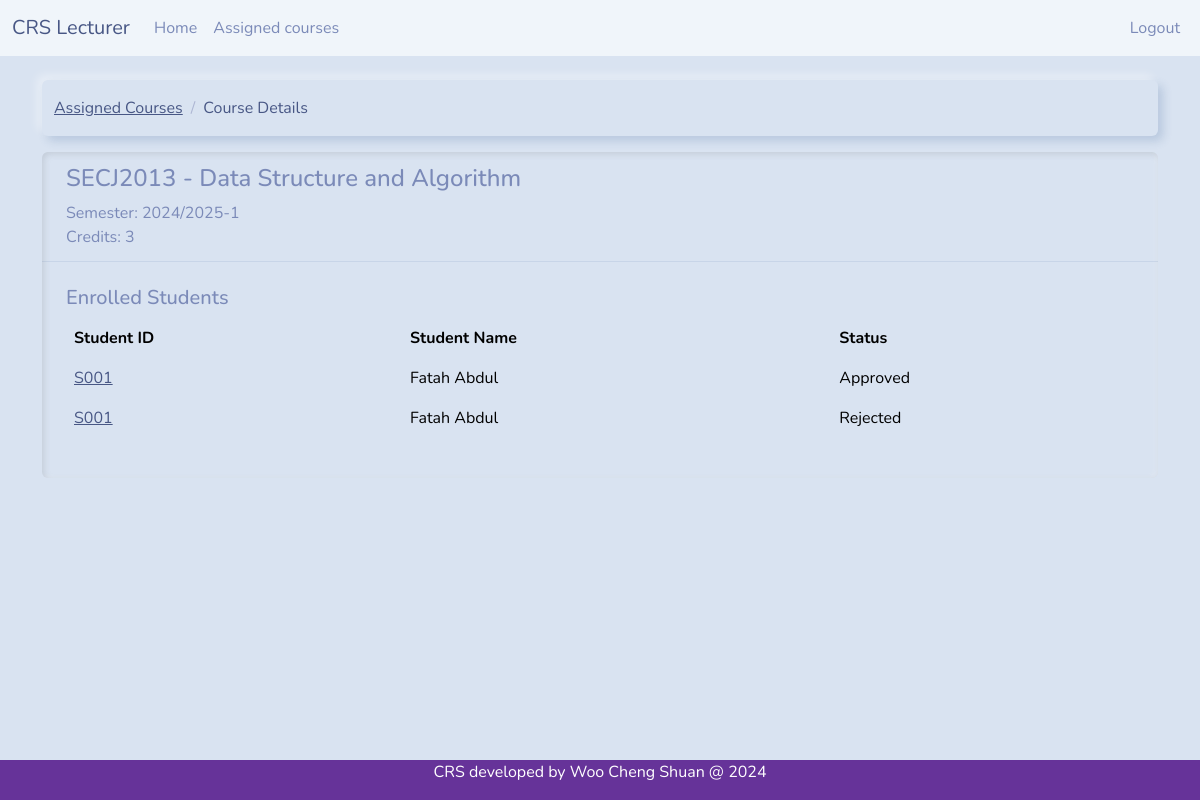
The app's page /course_details.php?code=SECJ2013&sem=2024/2025-1 (signed in) with its own data.
### tables this page shows
CREATE TABLE `tb_course` (
  `c_code` varchar(10) NOT NULL,
  `c_name` varchar(30) NOT NULL,
  `c_credit` int(11) NOT NULL,
  `c_lec` varchar(10) NOT NULL,
  `c_maxstudent` int(11) NOT NULL,
  `c_sem` varchar(20) NOT NULL
);

CREATE TABLE `tb_user` (
  `u_sno` varchar(10) NOT NULL,
  `u_pwd` varchar(255) DEFAULT NULL,
  `u_name` varchar(50) NOT NULL,
  `u_contact` varchar(20) DEFAULT NULL,
  `u_state` varchar(20) NOT NULL,
  `u_req` timestamp NULL DEFAULT NULL,
  `u_email` varchar(30) NOT NULL,
  `u_utype` int(11) NOT NULL,
  `session_id` varchar(255) DEFAULT NULL,
  `last_activity` datetime DEFAULT NULL
);

CREATE TABLE `tb_regstatus` (
  `s_id` int(11) NOT NULL,
  `s_desc` varchar(20) NOT NULL
);

### course_details.php (the view, shortened to what this page needs)
<?php
include 'headerlec.php';
include 'dbconnect.php';
$lecturer_id = $_SESSION['active_user'];
$course_code = mysqli_real_escape_string($con, $_GET['code']);
$semester = mysqli_real_escape_string($con, $_GET['sem']);
$sql = "SELECT c.c_code, c.c_name, c.c_credit
        FROM tb_course c
        JOIN tb_section s ON c.c_code = s.s_course_code
        WHERE c.c_code = ?
        AND s.s_lecturer = ?
        AND s.s_sem = ?";
$stmt = mysqli_prepare($con, $sql);
mysqli_stmt_bind_param($stmt, "sss", $course_code, $lecturer_id, $semester);
mysqli_stmt_execute($stmt);
$result = mysqli_stmt_get_result($stmt);
$course = mysqli_fetch_assoc($result);
$sql = "SELECT u.u_name, u.u_sno, rs.s_desc as status_desc
        FROM tb_registration r
        JOIN tb_user u ON r.r_student = u.u_sno
        JOIN tb_regstatus rs ON r.r_status = rs.s_id
        JOIN tb_section s ON r.r_section = s.s_id
        WHERE r.r_course = ?
        AND s.s_lecturer = ?
        AND r.r_sem = ?
        ORDER BY u.u_name";
$stmt = mysqli_prepare($con, $sql);
mysqli_stmt_bind_param($stmt, "sss", $course_code, $lecturer_id, $semester);
mysqli_stmt_execute($stmt);
$students = mysqli_stmt_get_result($stmt);
?>
<div class="container mt-4">
    <nav aria-label="breadcrumb">
        <ol class="breadcrumb">
            <li class="breadcrumb-item"><a href="assignedcourse.php">Assigned Courses</a></li>
            <li class="breadcrumb-item active" aria-current="page">Course Details</li>
        </ol>
    </nav>
    <div class="card mb-4">
        <div class="card-header">
            <h4><?php echo htmlspecialchars($course['c_code']); ?> - <?php echo htmlspecialchars($course['c_name']); ?></h4>
            <p class="mb-0">Semester: <?php echo htmlspecialchars($semester); ?></p>
            <p class="mb-0">Credits: <?php echo htmlspecialchars($course['c_credit']); ?></p>
        </div>
        <div class="card-body">
            <h5>Enrolled Students</h5>
            <div class="table-responsive">
                <table class="table table-hover">
                    <thead>
                        <tr>
                            <th>Student ID</th>
                            <th>Student Name</th>
                            <th>Status</th>
                        </tr>
                    </thead>
                    <tbody>
                        <?php
                        while($student = mysqli_fetch_array($students)) {
                            echo "<tr>";
                            echo "<td><a href='student_details.php?id=" . urlencode($student['u_sno']) . "'>" . htmlspecialchars($student['u_sno']) . "</a></td>";
                            echo "<td>".htmlspecialchars($student['u_name'])."</td>";
                            echo "<td>".htmlspecialchars($student['status_desc'])."</td>";
                            echo "</tr>";
                        }
                        ?>
                    </tbody>
                </table>
            </div>
        </div>
    </div>
</div>
<?php include 'footer.php'; ?>

### records on screen
tb_course: c_code "SECJ2013", c_name "Data Structure and Algorithm", c_credit "3"
tb_user: u_sno "S001", u_name "Fatah Abdul", tb_regstatus.s_desc "Approved", tb_regstatus.s_desc "Rejected"

### other values on screen
$semester "2024/2025-1"
